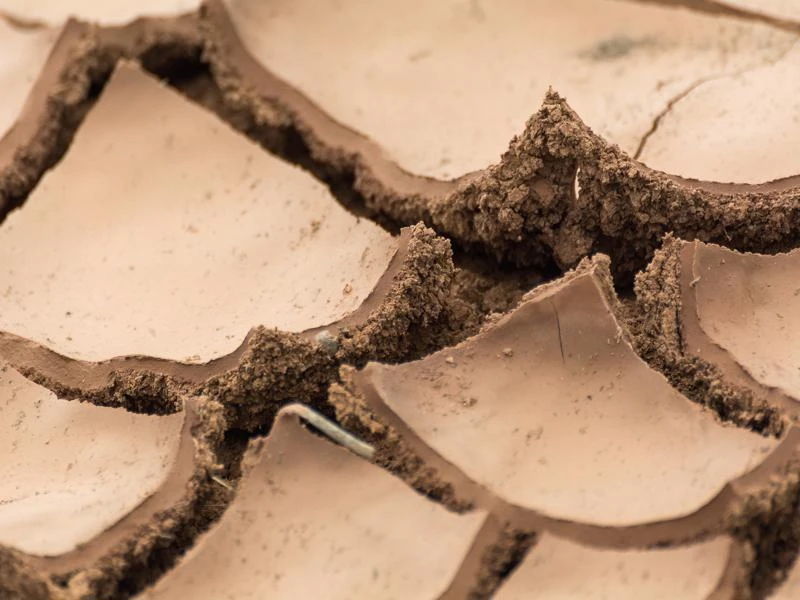
#> input picture libreshot.jpg, 800 x 600 px, found by its file name
$ jupyter execute ImageProcessingOpencv.ipynb   (shell and % lines are left out)   (older library calls are emulated)
#> lines starting #> are read from the running program, lines starting #| are printed output that depends on the picture
# Image processing with opencv

Daily Coding.

### Install Opencv
OpenCV: a real time computer vision library
1. Download the Opencv binary files here:  https://www.lfd.uci.edu/~gohlke/pythonlibs/#opencv
2. Choose the compatible version of Opencv to your Python. How to understand the right version?
    -cp37m-win32.whl means that Opencv is for python 3.7 (32 bit version)
    opencv_python‑4.2.0‑cp37‑cp37m‑win32.whl
    opencv_python-4.1.2+contrib-cp37-cp37m-win32.whl
    -cp36m-win_amd64.whl means that Opencv is for python 3.6 (64 bit version)
3. Run the "Command Prompt" of Windows.
4. Go to the directory where the Opencv binaries was downloaded.
   C:\Program Files\opencv
5. Now install the Opencv module using PIP.
   python pip -m install opencv_python-4.2.0-cp37-cp37m-win32.whl

[cell 1]
import numpy as np

import cv2
from matplotlib import pyplot as plt
from pylab import *

#loading image
img = cv2.imread('C:/Users/luzan/Desktop/PythonTips/cv2/libreshot.jpg',0)
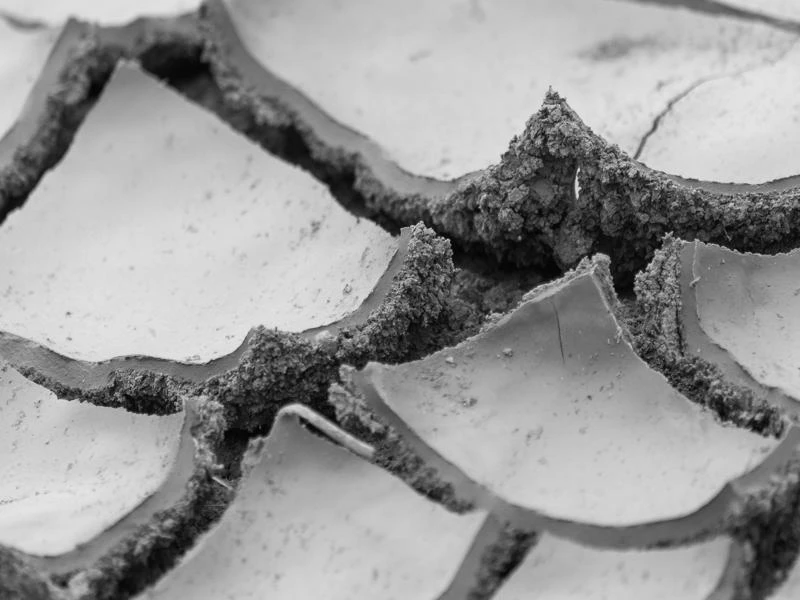
#> img: shape (600, 800); min 0, max 233, mean 151.8

#convolute with proper kernels (image processing)
laplacian = cv2.Laplacian(img,cv2.CV_64F)
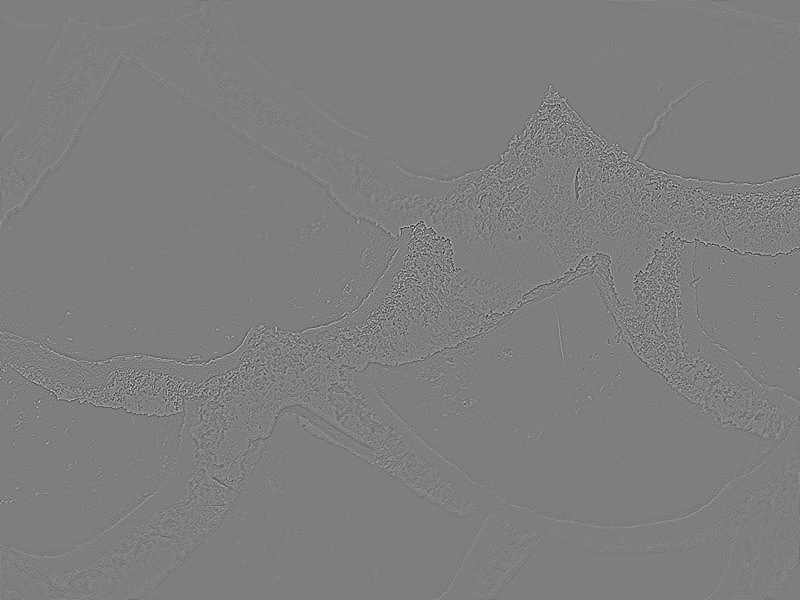
#> laplacian: shape (600, 800) float64; min -285, max 288, mean 0; drawn with min black and max white
sobelx = cv2.Sobel(img,cv2.CV_64F,1,0,ksize=5)
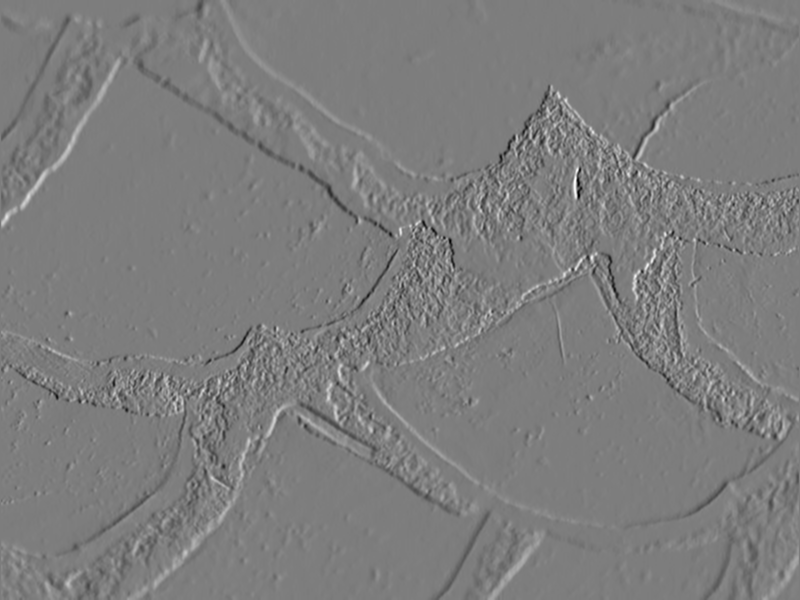
#> sobelx: shape (600, 800) float64; min -6800, max 7011, mean -4.1; drawn with min black and max white
sobely = cv2.Sobel(img,cv2.CV_64F,0,1,ksize=5)
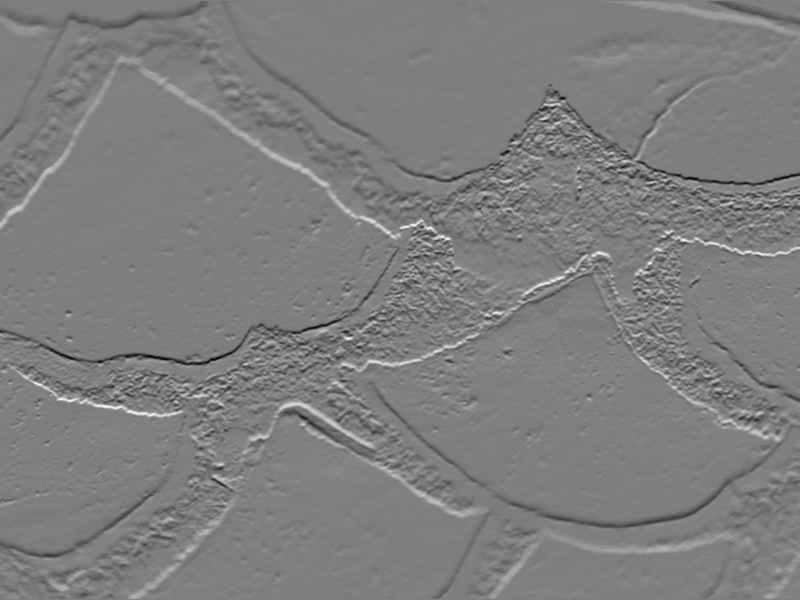
#> sobely: shape (600, 800) float64; min -6824, max 6928, mean -5.4; drawn with min black and max white

plt.subplot(2,2,1),plt.imshow(img,cmap='gray')
plt.title('Original'), plt.xticks([]), plt.yticks([])
plt.subplot(2,2,2), plt.imshow(laplacian,cmap='gray')
plt.title('Laplacian'), plt.xticks([]), plt.yticks([])
plt.subplot(2,2,3), plt.imshow(sobelx,cmap= 'gray')
plt.title('Sobel X'), plt.xticks([]), plt.yticks([])
plt.subplot(2,2,4), plt.imshow(sobely,cmap='gray')
plt.title('Sobel Y'), plt.xticks([]), plt.yticks([])

plt.show()
